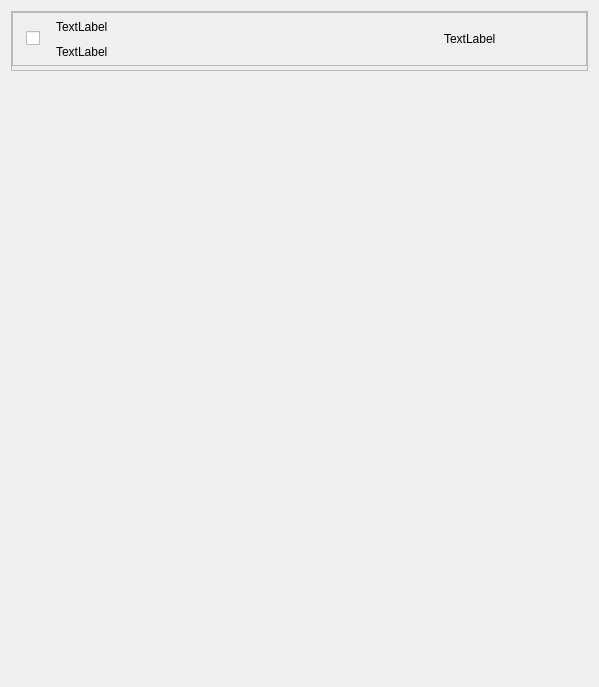
               <widget class="QWidget" name="scrollAreaWidgetContents">
                <property name="geometry">
                 <rect>
                  <x>0</x>
                  <y>0</y>
                  <width>599</width>
                  <height>687</height>
                 </rect>
                </property>
                <layout class="QVBoxLayout" name="verticalLayout_12">
                 <item>
                  <layout class="QVBoxLayout" name="verticalLayout_list_tasks">
                   <property name="spacing">
                    <number>2</number>
                   </property>
                   <item alignment="Qt::AlignmentFlag::AlignTop">
                    <widget class="QFrame" name="frm_model_color_task">
                     <property name="minimumSize">
                      <size>
                       <width>0</width>
                       <height>60</height>
                      </size>
                     </property>
                     <property name="maximumSize">
                      <size>
                       <width>16777215</width>
                       <height>60</height>
                      </size>
                     </property>
                     <property name="frameShape">
                      <enum>QFrame::Shape::StyledPanel</enum>
                     </property>
                     <property name="frameShadow">
                      <enum>QFrame::Shadow::Raised</enum>
                     </property>
                     <layout class="QVBoxLayout" name="verticalLayout_11">
                      <property name="leftMargin">
                       <number>0</number>
                      </property>
                      <property name="topMargin">
                       <number>0</number>
                      </property>
                      <property name="rightMargin">
                       <number>0</number>
                      </property>
                      <property name="bottomMargin">
                       <number>4</number>
                      </property>
                      <item>
                       <widget class="QFrame" name="frame">
                        <property name="frameShape">
                         <enum>QFrame::Shape::StyledPanel</enum>
                        </property>
                        <property name="frameShadow">
                         <enum>QFrame::Shadow::Raised</enum>
                        </property>
                        <layout class="QHBoxLayout" name="horizontalLayout_11">
                         <property name="leftMargin">
                          <number>5</number>
                         </property>
                         <property name="topMargin">
                          <number>3</number>
                         </property>
                         <property name="rightMargin">
                          <number>5</number>
                         </property>
                         <property name="bottomMargin">
                          <number>3</number>
                         </property>
                         <item>
                          <widget class="QFrame" name="frame_4">
                           <property name="minimumSize">
                            <size>
                             <width>30</width>
                             <height>0</height>
                            </size>
                           </property>
                           <property name="maximumSize">
                            <size>
                             <width>30</width>
                             <height>16777215</height>
                            </size>
                           </property>
                           <property name="frameShape">
                            <enum>QFrame::Shape::NoFrame</enum>
                           </property>
                           <property name="frameShadow">
                            <enum>QFrame::Shadow::Raised</enum>
                           </property>
                           <layout class="QVBoxLayout" name="verticalLayout_16">
                            <property name="spacing">
                             <number>0</number>
                            </property>
                            <property name="leftMargin">
                             <number>0</number>
                            </property>
                            <property name="topMargin">
                             <number>0</number>
                            </property>
                            <property name="rightMargin">
                             <number>0</number>
                            </property>
                            <property name="bottomMargin">
                             <number>0</number>
                            </property>
                            <item alignment="Qt::AlignmentFlag::AlignHCenter">
                             <widget class="QCheckBox" name="checkBox_task_line">
                              <property name="text">
                               <string/>
                              </property>
                             </widget>
                            </item>
                           </layout>
                          </widget>
                         </item>
                         <item>
                          <widget class="QFrame" name="frame_6">
                           <property name="frameShape">
                            <enum>QFrame::Shape::NoFrame</enum>
                           </property>
                           <property name="frameShadow">
                            <enum>QFrame::Shadow::Raised</enum>
                           </property>
                           <layout class="QHBoxLayout" name="horizontalLayout_12">
                            <property name="leftMargin">
                             <number>0</number>
                            </property>
                            <property name="topMargin">
                             <number>0</number>
                            </property>
                            <property name="rightMargin">
                             <number>0</number>
                            </property>
                            <property name="bottomMargin">
                             <number>0</number>
                            </property>
                            <item>
                             <widget class="QFrame" name="frame_13">
                              <property name="frameShape">
                               <enum>QFrame::Shape::NoFrame</enum>
                              </property>
                              <property name="frameShadow">
                               <enum>QFrame::Shadow::Raised</enum>
                              </property>
                              <layout class="QVBoxLayout" name="verticalLayout_27">
                               <property name="spacing">
                                <number>4</number>
                               </property>
                               <property name="leftMargin">
                                <number>2</number>
                               </property>
                               <property name="topMargin">
                                <number>0</number>
                               </property>
                               <property name="rightMargin">
                                <number>2</number>
                               </property>
                               <property name="bottomMargin">
                                <number>0</number>
                               </property>
                               <item>
                                <widget class="QLabel" name="lb_title_task">
                                 <property name="text">
                                  <string>TextLabel</string>
                                 </property>
                                </widget>
                               </item>
                               <item>
                                <widget class="QLabel" name="lb_categoria_prioridade_task">
                                 <property name="text">
                                  <string>TextLabel</string>
                                 </property>
                                </widget>
                               </item>
                              </layout>
                             </widget>
                            </item>
                            <item>
                             <widget class="QFrame" name="frame_14">
                              <property name="minimumSize">
                               <size>
                                <width>100</width>
                                <height>0</height>
                               </size>
                              </property>
                              <property name="maximumSize">
                               <size>
                                <width>100</width>
                                <height>16777215</height>
                               </size>
                              </property>
                              <property name="frameShape">
                               <enum>QFrame::Shape::NoFrame</enum>
                              </property>
                              <property name="frameShadow">
                               <enum>QFrame::Shadow::Raised</enum>
                              </property>
                              <layout class="QVBoxLayout" name="verticalLayout_26">
                               <item>
                                <widget class="QLabel" name="lb_data_task">
                                 <property name="text">
                                  <string>TextLabel</string>
                                 </property>
                                </widget>
                               </item>
                              </layout>
                             </widget>
                            </item>
                           </layout>
                          </widget>
                         </item>
                         <item>
                          <widget class="QFrame" name="frame_7">
                           <property name="minimumSize">
                            <size>
                             <width>40</width>
                             <height>0</height>
                            </size>
                           </property>
                           <property name="maximumSize">
                            <size>
                             <width>40</width>
                             <height>16777215</height>
                            </size>
                           </property>
                           <property name="frameShape">
                            <enum>QFrame::Shape::NoFrame</enum>
                           </property>
                           <property name="frameShadow">
                            <enum>QFrame::Shadow::Raised</enum>
                           </property>
                           <layout class="QVBoxLayout" name="verticalLayout_13">
                            <property name="spacing">
                             <number>0</number>
                            </property>
                            <property name="leftMargin">
                             <number>2</number>
                            </property>
                            <property name="topMargin">
                             <number>0</number>
                            </property>
                            <property name="rightMargin">
                             <number>2</number>
                            </property>
                            <property name="bottomMargin">
                             <number>0</number>
                            </property>
                            <item alignment="Qt::AlignmentFlag::AlignRight|Qt::AlignmentFlag::AlignVCenter">
                             <widget class="QPushButton" name="pushButton">
                              <property name="minimumSize">
                               <size>
                                <width>30</width>
                                <height>30</height>
                               </size>
                              </property>
                              <property name="maximumSize">
                               <size>
                                <width>30</width>
                                <height>30</height>
                               </size>
                              </property>
                              <property name="text">
                               <string/>
                              </property>
                              <property name="icon">
                               <iconset resource="../icons/icons.qrc">
                                <normaloff>:/imagens/share.png</normaloff>:/imagens/share.png</iconset>
                              </property>
                              <property name="checkable">
                               <bool>true</bool>
                              </property>
                              <property name="autoExclusive">
                               <bool>true</bool>
                              </property>
                              <property name="autoDefault">
                               <bool>true</bool>
                              </property>
                              <property name="flat">
                               <bool>true</bool>
                              </property>
                             </widget>
                            </item>
                           </layout>
                          </widget>
                         </item>
                        </layout>
                       </widget>
                      </item>
                     </layout>
                    </widget>
                   </item>
                  </layout>
                 </item>
                </layout>
               </widget>
